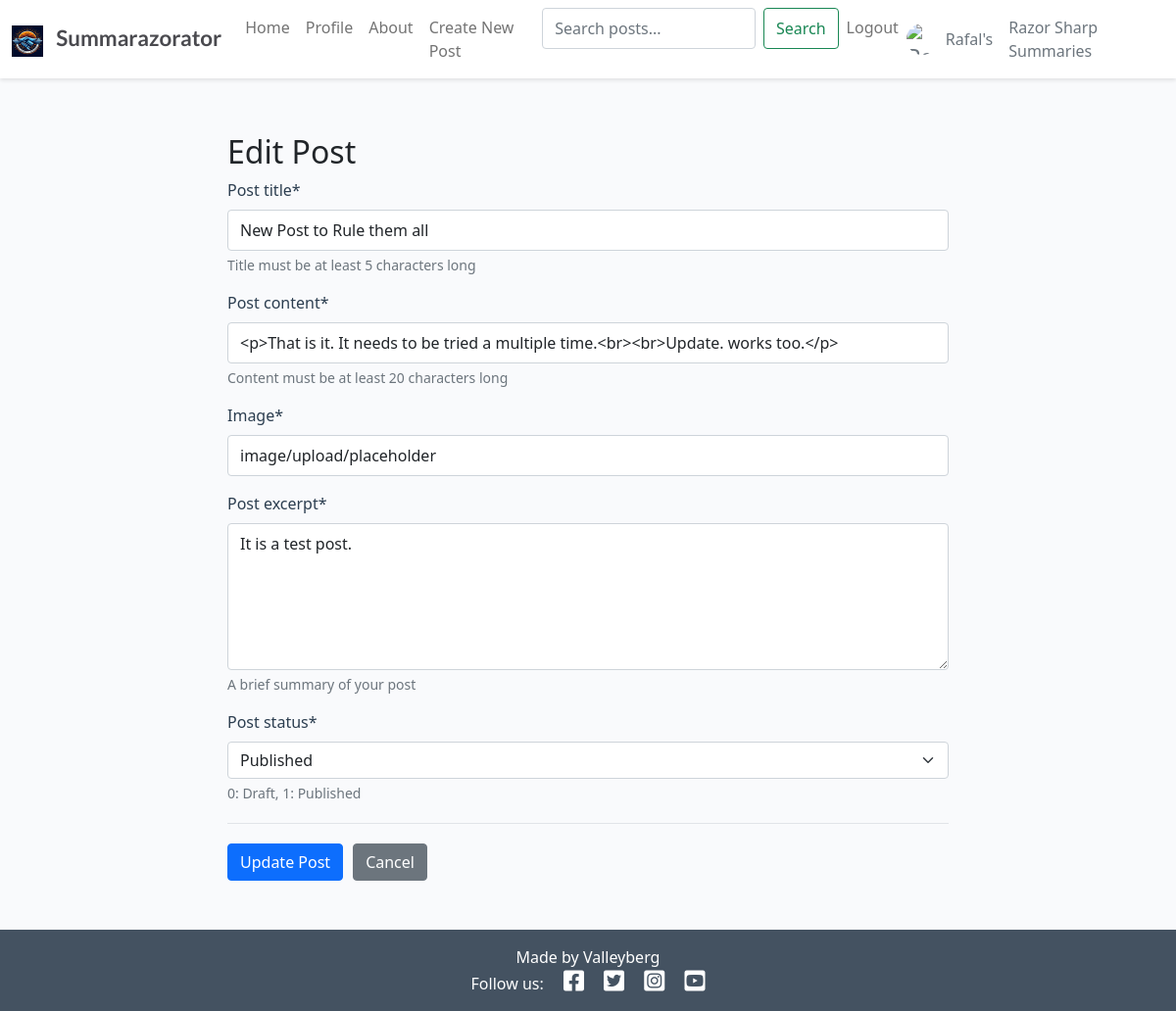
Screenshot of /new-post-to-rule-them-all/edit/ (signed in) with the database file from the repository.
### forum/models.py (models this page shows, shortened)
class Post(models.Model):
    post_title = models.CharField(
        max_length=200,
        unique=True,
        help_text="Title of the post",
        validators=[validate_not_empty]
    )
    post_slug = models.SlugField(
        max_length=200,
        unique=True,
        help_text="URL-friendly version of the title"
    )
    post_author = models.ForeignKey(
        User,
        on_delete=models.CASCADE,
        related_name="forum_posts"
    )
    post_featured_image = CloudinaryField(
        'image',
        default='placeholder'
    )
    post_content = models.TextField(
        help_text="Main content of the post"
    )
    post_excerpt = models.TextField(
        blank=True,
        help_text="Brief summary of the post"
    )
    post_created_on = models.DateTimeField(auto_now_add=True)
    post_updated_at = models.DateTimeField(auto_now=True)
    post_status = models.IntegerField(
        choices=STATUS_CHOICES,
        default=0,
        help_text="0: Draft, 1: Published"
    )
    class Meta:
        ordering = ['-post_created_on']
        verbose_name = 'Post'
        verbose_name_plural = 'Posts'

### forum/views.py (the view)
# urls.py: path('<slug:post_slug>/edit/', views.post_edit, name='post_edit'),
@login_required
def post_edit(request, post_slug):
    post = get_object_or_404(Post, post_slug=post_slug)
    if post.post_author != request.user:
        messages.error(request, 'You can only edit your own posts!')
        return HttpResponseRedirect(reverse('post_detail', args=[post_slug]))
    if request.method == "POST":
        form = PostForm(request.POST, request.FILES, instance=post)
        if form.is_valid():
            post = form.save(commit=False)
            post.post_slug = slugify(post.post_title)
            post.post_updated_at = timezone.now()
            post.save()
            messages.success(request, 'Post updated successfully!')
            return HttpResponseRedirect(reverse('post_detail', args=[post.post_slug]))
    else:
        form = PostForm(instance=post)
    return render(
        request,
        'forum/edit_post.html',
        {
            'form': form,
            'post': post,
        },
    )

### forum/forms.py (shortened to what this page needs)
class PostForm(forms.ModelForm):
    post_title = forms.CharField(
        validators=[MinLengthValidator(5)],
        help_text='Title must be at least 5 characters long',
        widget=forms.TextInput(attrs={'class': 'form-control'})
    )
    post_content = forms.CharField(
        widget=SummernoteWidget(),
        validators=[MinLengthValidator(20)],
        help_text='Content must be at least 20 characters long'
    )
    post_excerpt = forms.CharField(
        widget=forms.Textarea(attrs={'rows': 3, 'class': 'form-control'}),
        help_text='A brief summary of your post'
    )
    class Meta:
        model = Post
        fields = [
            'post_title',
            'post_content',
            'post_featured_image',
            'post_excerpt',
            'post_status'
        ]

### forum/templates/forum/edit_post.html (shortened to what this page needs)
{% extends 'base.html' %}
{% block content %}
{% load crispy_forms_tags %}
<div class="container">
    <div class="row">
        <article class="col-md-8 mt-3 offset-md-2">
            <h2>Edit Post</h2>
            <form method="post" enctype="multipart/form-data" id="edit-post-form"
                aria-label="Edit existing forum post form">
                {{ form|crispy }}
                <div class="form-actions">
                    <button type="submit" class="btn btn-primary" aria-label="Save post changes">
                        Update Post
                    </button>
                    <a href="{% url 'post_detail' post.post_slug %}" class="btn btn-secondary ml-2"
                        aria-label="Cancel editing and return to post">
                        Cancel
                    </a>
                </div>
            </form>
        </article>
    </div>
</div>
{% endblock %}

### templates/base.html (shortened to what this page needs)
{% load static %}
{% url 'home' as home_url %}
{% url 'about' as about_url %}
{% url 'profiler' as profiler_url %}
{% url 'account_login' as login_url %}
{% url 'account_signup' as signup_url %}
{% url 'account_logout' as logout_url %}
{% url 'create_post' as create_url %}
<!DOCTYPE html>
<html class="h-100" lang="en">
<head>
    <link rel="stylesheet" href="https://cdnjs.cloudflare.com/ajax/libs/font-awesome/5.15.3/css/all.min.css">
    <link href="https://cdn.jsdelivr.net/npm/bootstrap@5.0.1/dist/css/bootstrap.min.css" rel="stylesheet"
>
    <link rel="stylesheet" href="{% static 'css/style.css' %}">
</head>
<body class="d-flex flex-column h-100 main-bg">
    <header>
        <nav class="navbar navbar-expand-lg navbar-light bg-white">
            <div class="container-fluid">
                <a class="navbar-brand" href="{% url 'home' %}">
                    <img src="{% static 'images/rzrtr-logo.jpg' %}" alt="Summarazorator Logo"
                        class="d-inline-block align-text-top me-2 summarazorator-logo-image">
                    <span class="brand">Summarazorator</span>
                </a>
                <div class="collapse navbar-collapse" id="navbarText">
                    <ul class="navbar-nav me-auto mb-2 mb-lg-0">
                        <li class="nav-item">
                            <a class="nav-link {% if request.path == home_url %}active{% endif %}" aria-current="page"
                                href="{% url 'home' %}" aria-label="Home page">Home</a>
                        </li>
                        <li class="nav-item">
                            <a class="nav-link {% if request.path == profiler_url %}active{% endif %}"
                                aria-current="page" href="{% url 'profiler' %}" aria-label="Profile page">Profile</a>
                        </li>
                        <li class="nav-item">
                            <a class="nav-link {% if request.path == about_url %}active{% endif %}" aria-current="page"
                                href="{% url 'about' %}" aria-label="About page">About</a>
                        </li>
                        <li class="nav-item">
                            <a class="nav-link {% if request.path == create_url %}active{% endif %}" aria-current="page"
                                href="{% url 'create_post' %}" aria-label="Create new post">Create New Post</a>
                        </li>
                        <li class="nav-item">
                            <form method="GET" id="search_bar" action="{% url 'search' %}" class="d-flex">
                                <input type="text" name="searchbar" class="form-control me-2"
                                    placeholder="Search posts..." aria-label="Search">
                                <button type="submit" class="btn btn-outline-success"
                                    aria-label="Submit search">Search</button>
                            </form>
                        </li>
                        {% if user.is_authenticated %}
                        <li class="nav-item">
                            <a class="nav-link {% if request.path == logout_url %}active{% endif %}" aria-current="page"
                                href="{% url 'account_logout' %}" aria-label="Log out">Logout</a>
                        </li>
                        {% endif %}
                    </ul>
                    <span class="navbar-text text-muted d-flex align-items-center">
                        {% if user.is_authenticated %}
                        <a href="{% url 'profiler' %}" class="text-decoration-none me-3 d-flex align-items-center">
                            <span class="profile-icon me-2">
                                {% if "static/images/default.png" in user.profiler.profile_image.url %}
                                <img src="{% static 'images/default.png' %}" class="rounded-circle profile-img"
                                    alt="{{ user.username }}'s profile">
                                {% else %}
                                <img src="{{ user.profiler.profile_image.url }}" class="rounded-circle profile-img"
                                    alt="{{ user.username }}'s profile">
                                {% endif %}
                            </span>
                            <span class="text-muted">{{ user }}'s</span>
                        </a>
                        {% endif %}
                        Razor Sharp Summaries
                    </span>
                </div>
            </div>
        </nav>
    </header>
    <main class="flex-shrink-0 main-bg">
        <div class="content-container">
            {% block content %}{% endblock content %}
        </div>
    </main>
    <footer class="footer mt-auto py-3 dark-bg">
        <div class="container">
            <p class="m-0 text-center text-white">Made by Valleyberg</p>
            <nav class="social-links" aria-label="Social media links">
                <p class="m-0 text-center text-white">
                    Follow us:
                    <a href="https://facebook.com/summarazorator" target="_blank" rel="noopener noreferrer"
                        aria-label="Visit our Facebook page">
                        <i class="fab fa-facebook-square ms-3"></i>
                    </a>
                    <a href="https://twitter.com/summarazorator" target="_blank" rel="noopener noreferrer"
                        aria-label="Visit our Twitter page">
                        <i class="fab fa-twitter-square ms-3"></i>
                    </a>
                    <a href="https://instagram.com/summarazorator" target="_blank" rel="noopener noreferrer"
                        aria-label="Visit our Instagram page">
                        <i class="fab fa-instagram-square ms-3"></i>
                    </a>
                    <a href="https://youtube.com/summarazorator" target="_blank" rel="noopener noreferrer"
                        aria-label="Visit our YouTube channel">
                        <i class="fab fa-youtube-square ms-3"></i>
                    </a>
                </p>
            </nav>
        </div>
    </footer>
</body>
</html>

### static/css/style.css (style rules this page uses)
body { background-color: #F9FAFC; min-height: 100vh; display: flex; flex-direction: column; }
.brand { font-family: Lato, sans-serif; font-size: 1.4rem; font-weight: 700; color: #4A4A4F; }
.dark-bg { background-color: #445261; }
.main-bg { background-color: #F9FAFC; }
.summarazorator-logo-image { width: 32px; height: 32px; }
.social-links a { text-decoration: none; color: white; transition: color 0.3s ease; }
.social-links i { font-size: 1.5rem; }
main { flex: 1 0 auto; padding: 20px 0; }
.content-container { padding: 10px 0; margin-bottom: 20px; }
.navbar { margin-bottom: 10px; box-shadow: 0 2px 4px rgba(0, 0, 0, 0.1); }
.footer { flex-shrink: 0; background-color: #445261; margin-top: auto; }
.form-actions { display: flex; gap: 10px; margin-top: 20px; padding-top: 20px; border-top: 1px solid #e1e4e8; }
.form-control { border: 1px solid #ced4da; border-radius: 4px; padding: 8px 12px; transition: border-color 0.3s ease; }
.form-label { font-weight: 500; color: #2c3e50; margin-bottom: 0.5rem; }
textarea.form-control { min-height: 150px; resize: vertical; }
.profile-icon { font-size: 1.5rem; color: #6c757d; transition: color 0.2s ease; width: 32px; height: 32px; display: flex; align-items: center; justify-content: center; }
.profile-icon .profile-img { width: 100%; height: 100%; object-fit: cover; }

### rows the page displays
Post: post_title "New Post to Rule them all", post_content "<p>That is it. It needs to be tried a multiple time.<br><br>Update. works too.</p>", post_featured_image "image/upload/placeholder", post_excerpt "It is a test post.", post_status "Published"

### other values shown
{{ user }} "Rafal"
